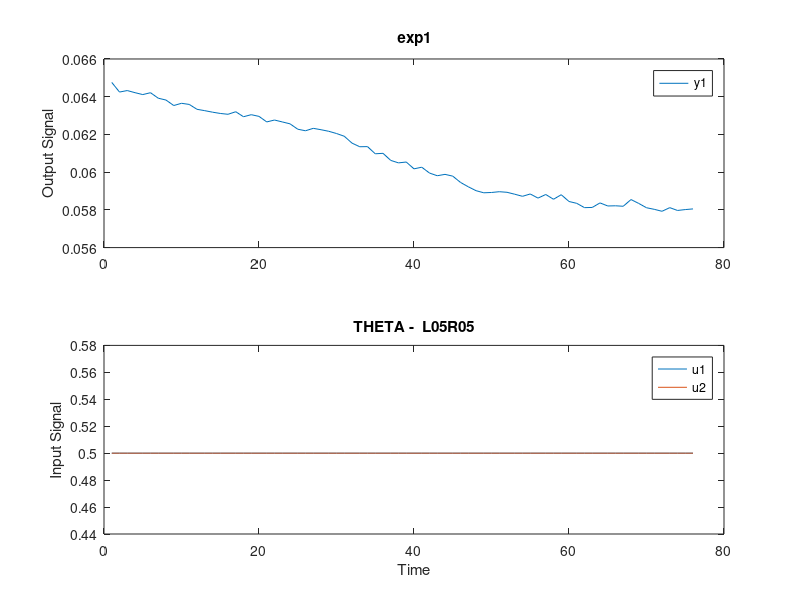
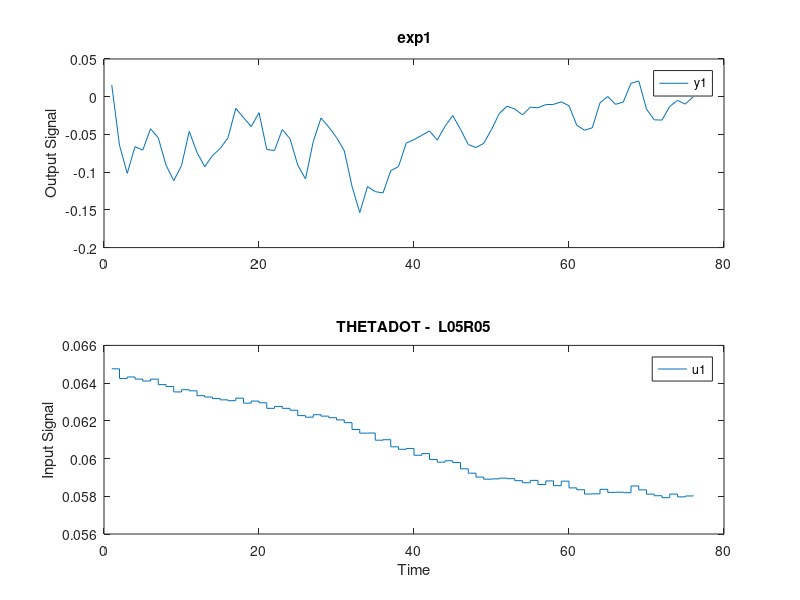
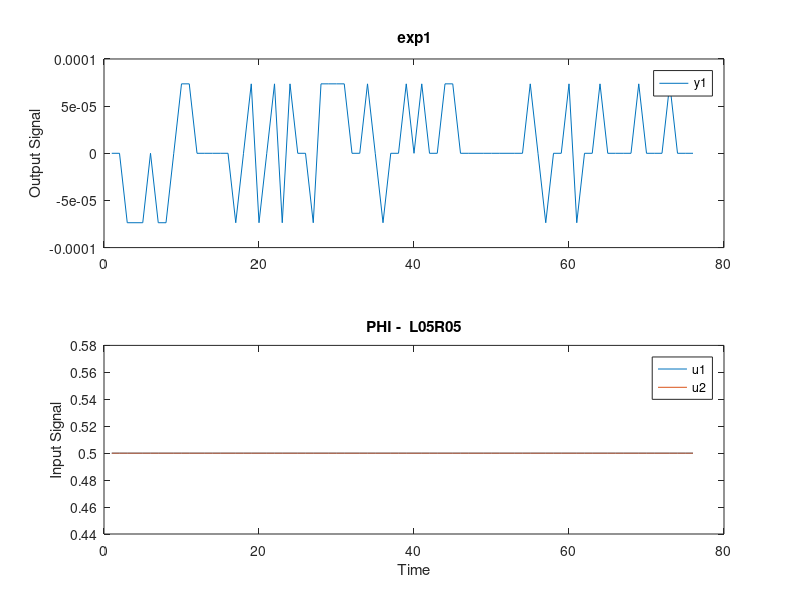
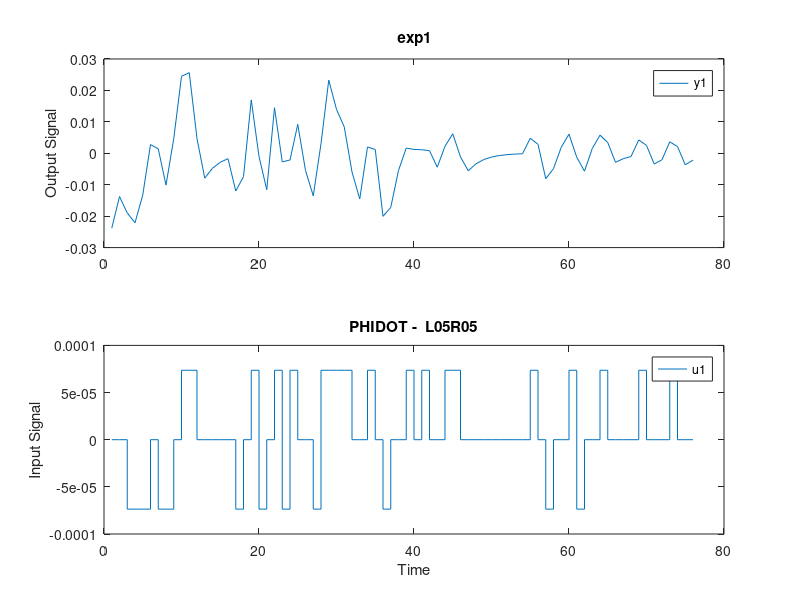

MATLAB code to generate these figures, in order: (Note: this script raises an error after producing the figures.)
close all; clear all; clc;
l = load ('finStepB05.mat');
data = l.finStepB05;
t = data.time;
Te = t(2)-t(1);
uL = (t>=0)*0.5;
uR = (t>=0)*0.5;
n = length(t);
r = (t>=0).*t;

%% Plot date
theta = data.signals(1,1).values;
dataTH = iddata(theta,[uL, uR],Te);
figure;
plot(dataTH); title('THETA -  L05R05');

thetadot = data.signals(1, 2).values;
dataTHdot = iddata(thetadot,theta,Te);
figure;
plot (dataTHdot); title('THETADOT -  L05R05');

phi = data.signals(1, 5).values;
dataPhi = iddata(phi,[uL, uR],Te);
figure;
plot (dataPhi); title('PHI -  L05R05');

phidot = data.signals(1, 6).values;
dataPHId = iddata(phidot,phi,Te);
figure;
plot (dataPHId); title('PHIDOT -  L05R05');

psi = data.signals(1, 3).values;
dataPSI = iddata(psi,theta,Te);
figure;
plot (dataPSI); title('PSI -  L05R05');

psidot= data.signals(1, 4).values;
dataPSdot = iddata(psidot,psi,Te);
figure;
plot (dataPSdot); title('PSIDOT -  L05R05');

%% Extragere modele & Simulare
%THETA
Hth = tfest(dataTH, [4 4], [2 2], 'Ts', Te);
compare(dataTH, Hth);

%THETADOT
Hthdot = tfest(dataTHdot, 4, 3, 'Ts', Te);
compare(dataTHdot, Hthdot);

%PSI
Hps = tfest(dataPSI, 2, 1, 'Ts', Te);
compare(dataPSI, Hps);

%PSIDOT
Hpsd45 = tfest(dataPSdot, 4, 5, 'Ts', Te);
compare(dataPSdot, Hpsd45);

%PHI
%var cu 2 intrari: 19%
Hph = tfest(dataPhi, [3 3], [1 1], 'Ts', Te);
compare(dataPhi, Hph);

%PHIDOT
Hphd22 = tfest(dataPHId, 2, 2, 'Ts', Te);
compare(dataPHId, Hphd22);

%% Minimase
% THETA
% Compute second-order approximation
Hth = tfest(dataTH, [2 2], [1 1], 'Ts', Te);
compare(dataTH, Hth);

% THETADOT
% Create balredOptions
opt = balredOptions('Offset',.001,'StateElimMethod','MatchDC');
% Compute second-order approximation
Hthdot = tf(Hthdot);
Hthdot = balred(Hthdot, 2, opt);
Hthdot = idtf(Hthdot);
compare(dataTHdot, Hthdot)

% PSI
% No minimisation needed since Hps is already of second order

% PSIDOT
% Hpsd45
% BalredOptions
opt = balredOptions('Offset',.0001,'StateElimMethod','MatchDC');
% Compute second-order approximation
Hpsd45 = tf(Hpsd45);
Hpsd45 = balred(Hpsd45, 2, opt);
Hpsd45 = idtf(Hpsd45);
compare(dataPSdot, Hpsd45);

% PHI
% BalredOptions
% % Compute second-order approximation
Hph = tfest(dataPhi, [2 2], [2 2], 'Ts', Te);
compare(dataPhi, Hph);

% PHIDOT
% Hphd22-no minimisation necessary (already of secound order)

%% Control
%tf2ss

%THETA
[Ath, Bth, Cth, Dth] = tf2ss([Hth(1,1).num, Hth(1,2).num],...
    [Hth(1,1).den, Hth(1,2).den]);
THsys = ss(Ath, Bth, Cth, Dth, Te);

%PHI
[Aph, Bph, Cph, Dph] = tf2ss([Hph(1,1).num, Hph(1,2).num],...
    [Hph(1,1).den, Hph(1,2).den]);
PHsys = ss(Aph, Bph, Cph, Dph, Te);

%PSI
[Aps, Bps, Cps, Dps] = tf2ss(Hps.num, Hps.den);
PSsys = ss(Aps, Bps, Cps, Dps, Te);

%THETADOT
[Athd, Bthd, Cthd, Dthd]=tf2ss(Hthdot.num, Hthdot.den);
THDsys = ss(Athd, Bthd, Cthd, Dthd, Te);

%PSIDOT - 45
[Apsd, Bpsd, Cpsd, Dpsd]=tf2ss(Hpsd45.num, Hpsd45.den);
PSDsys = ss(Apsd, Bpsd, Cpsd, Dpsd, Te);

%PHIDOT
[Aphd, Bphd, Cphd, Dphd] = tf2ss(Hphd22.num, Hphd22.den);
PHDsys = ss(Aphd, Bphd, Cphd, Dphd, Te);

% Controlabillity
%THETA
COth = ctrb(THsys);
ctrbTH = rank(COth);
%PSI
COps = ctrb(PSsys);
ctrbPS = rank(COps);
%PHI
COph = ctrb(PHsys);
ctrbPH = rank(COph);
%THETADOT
COthd = ctrb(THDsys);
ctrbTHD = rank(COthd);
%PSIDOT
COpsd = ctrb(PSDsys);
ctrbPSD = rank(COpsd);
%PHIDOT
COphd = ctrb(PHDsys);
ctrbPHD = rank(COphd);

%Q, R
Qth = COth'*COth;
Qph = COph'*COph;
Qps = COps'*COps;
Qthd = COthd'*COthd;
Qphd = COphd'*COphd;
Qpsd = COpsd'*COpsd;
R = 1;

% K = lqr(A, B, Q, R)
Kth = lqr(Ath, Bth, Qth, R)
Kph = lqr(Aph, Bph, Qph, R)
Kps = lqr(Aps, Bps, Qps, R)
Kthd = lqr(Athd, Bthd, Qthd, R)
Kphd = lqr(Aphd, Bphd, Qphd, R)
Kpsd = lqr(Apsd, Bpsd, Qpsd, R)





